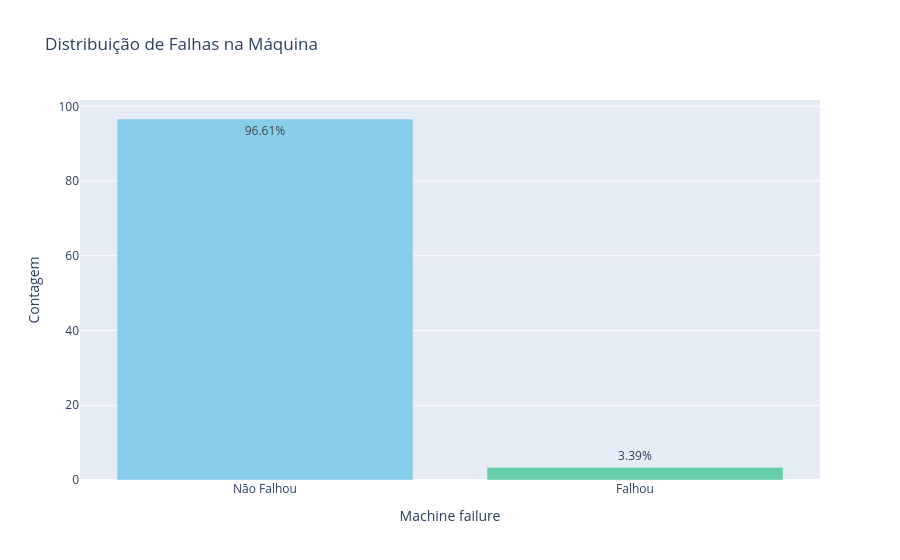
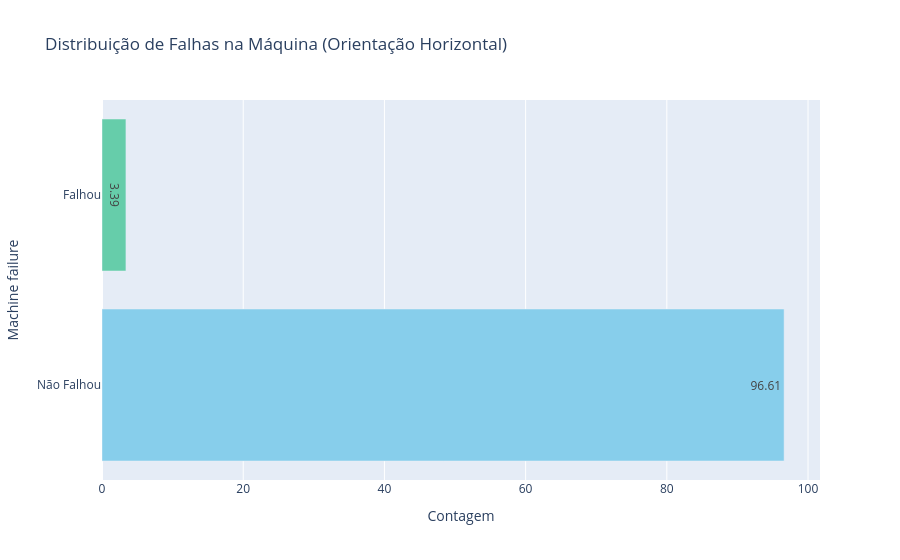

Notebook code for these charts, in order:
### Code cell
# Aqui vamos criar uma vriavel para armazenar o percentual de falhas na máquina, 
# e renomear os valores 0 e 1 para "Não Falhou" e "Falhou", respectivamente.
percentual_falhas = df["Machine failure"].value_counts() / 100
percentual_falhas = percentual_falhas.rename({0: "Não Falhou", 1: "Falhou"})

# Aaqui vamos criar dois gráficos de barras, um na orientação vertical e outro na horizontal, para visualizar a distribuição de falhas na máquina.
fig = px.bar(percentual_falhas,
             x=percentual_falhas.index, 
             y=percentual_falhas.values, 
             labels={"x": "Falha na Máquina", "y": "Contagem"}, 
             title="Distribuição de Falhas na Máquina",
             text=percentual_falhas.values)
fig.update_traces(
                    marker_color=["skyblue", "mediumaquamarine"],
                    texttemplate="%{text:.2f}%"
                    )  
fig.show()

# Agora vamos criar o gráfico de barras na orientação horizontal.
fig = px.bar(
            percentual_falhas,
            orientation='h', 
            x=percentual_falhas.values,
            y=percentual_falhas.index,
            labels={"x": "Contagem", "y": "Falha na Máquina"},
            title="Distribuição de Falhas na Máquina (Orientação Horizontal)",
            text=percentual_falhas.values
            )
fig.update_traces(
                    marker_color=["skyblue", "mediumaquamarine"],
                    )  
fig.show()

### Figure 1 — Plotly figure (JSON) as saved in the notebook; plotly's stock layout.template omitted (floating-point values rounded to 4 significant figures)
{"data": [{"hovertemplate": "Machine failure=%{x}<br>Contagem=%{y}<br>text=%{text}<extra></extra>", "legendgroup": "", "marker": {"color": ["skyblue", "mediumaquamarine"], "pattern": {"shape": ""}}, "name": "", "orientation": "v", "showlegend": false, "text": [96.61, 3.39], "textposition": "auto", "texttemplate": "%{text:.2f}%", "type": "bar", "x": ["Não Falhou", "Falhou"], "xaxis": "x", "y": [96.61, 3.39], "yaxis": "y"}], "layout": {"barmode": "relative", "legend": {"tracegroupgap": 0}, "title": {"text": "Distribuição de Falhas na Máquina"}, "xaxis": {"anchor": "y", "domain": [0, 1], "title": {"text": "Machine failure"}}, "yaxis": {"anchor": "x", "domain": [0, 1], "title": {"text": "Contagem"}}}}

### Figure 2 — Plotly figure (JSON) as saved in the notebook; plotly's stock layout.template omitted (floating-point values rounded to 4 significant figures)
{"data": [{"hovertemplate": "Contagem=%{x}<br>Machine failure=%{y}<br>text=%{text}<extra></extra>", "legendgroup": "", "marker": {"color": ["skyblue", "mediumaquamarine"], "pattern": {"shape": ""}}, "name": "", "orientation": "h", "showlegend": false, "text": [96.61, 3.39], "textposition": "auto", "type": "bar", "x": [96.61, 3.39], "xaxis": "x", "y": ["Não Falhou", "Falhou"], "yaxis": "y"}], "layout": {"barmode": "relative", "legend": {"tracegroupgap": 0}, "title": {"text": "Distribuição de Falhas na Máquina (Orientação Horizontal)"}, "xaxis": {"anchor": "y", "domain": [0, 1], "title": {"text": "Contagem"}}, "yaxis": {"anchor": "x", "domain": [0, 1], "title": {"text": "Machine failure"}}}}
